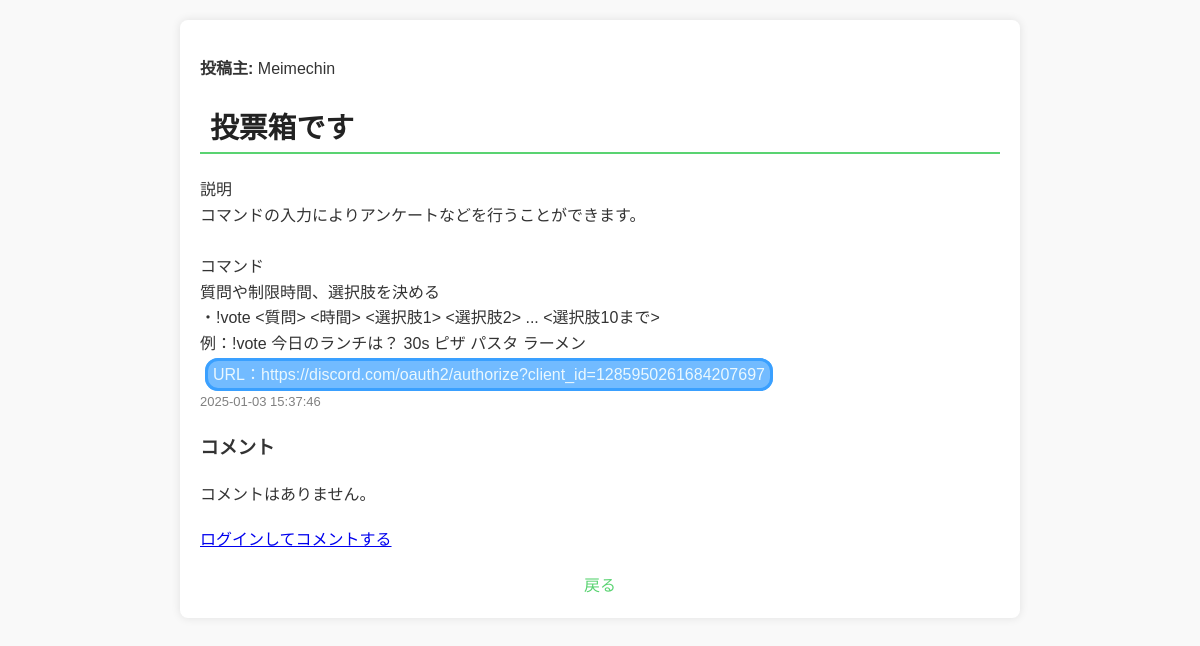
/post/1, run on the app's committed database.
### models.py (models this page shows, shortened)
class User(db.Model, UserMixin):
    id = db.Column(db.Integer, primary_key=True)
    username = db.Column(db.Text, unique=True, nullable=False)
    password = db.Column(db.LargeBinary, nullable=False)
    posts = db.relationship('Post', backref='author', lazy=True)

class Post(db.Model):
    id = db.Column(db.Integer, primary_key=True)
    type = db.Column(db.Integer, nullable=False, default=1)
    title = db.Column(db.Text, nullable=False)
    content = db.Column(db.Text, nullable=False)
    url = db.Column(db.Text, nullable=True)
    updated_at = db.Column(db.DateTime, nullable=False, default=datetime.utcnow)
    comments = db.relationship('Comment', backref='post', lazy=True, cascade="all, delete-orphan")
    user_id = db.Column(db.Integer, db.ForeignKey('user.id'), nullable=False)

### app.py (the view)
@app.route('/post/<int:post_id>', methods=['GET'])
def post_detail(post_id):
    post = Post.query.get(post_id)
    post.content = url_link(post.content)
    for comment in post.comments :
        comment.content = url_link(comment.content)
    if post.url == 'NULL':
        post.url = ''
    comments = Comment.query.filter_by(post_id=post_id).all()
    return render_template('post_detail.html', post=post, comments=comments)

### app.py (called while the page is built)
def url_link(content):
    pattern = r'(https?://[^\s]+)'
    return re.sub(pattern, r'<a href="\1" target="_blank">\1</a>', content).replace("\n", "<br>")

### templates/post_detail.html (shortened to what this page needs)
<!DOCTYPE html>
<html lang="ja">
<head>
    <link href="{{ url_for('static', filename='css/post_detail.css') }}" rel="stylesheet">
</head>
<body>
    <div class="container">
        <p><strong>投稿主:</strong> {{ post.author.username }}</p>
        <header>
            <h2>{{ post.title }}</h2>
        </header>
        <section class="post-info">
            <p>{{ post.content|safe }}</p>
            {% if post.url %}
                <p><a href="{{ post.url }}" target="_blank">URL：{{ post.url }}</a></p>
            {% endif %}
            <p id="data">{{ moment(post.updated_at).format('YYYY-MM-DD HH:mm:ss') }}</p>
        </section>
        <section class="comments">
            <h3>コメント</h3>
            {% if comments %}
                <ul>
                    {% for comment in comments %}
                        <li class="comment">
                            <p><strong>{{ comment.user.username }}:</strong> {{ comment.content|safe }}</p>
                        </li>
                    {% endfor %}
                </ul>
            {% else %}
                <p>コメントはありません。</p>
            {% endif %}
        </section>
        {% if session.user_id %}
            <section class="add-comment">
                <h4>コメントを追加する</h4>
                <form action="{{ url_for('comment', post_id=post.id) }}" method="post">
                    <textarea id="content" name="content" required></textarea>
                    <button type="submit">送信</button>
                </form>
            </section>
        {% else %}
            <p><a href="/login">ログインしてコメントする</a></p>
        {% endif %}
        <footer>
            <a href="/">戻る</a>
        </footer>
    </div>
</body>
</html>

### static/css/post_detail.css (style rules this page uses)
body { font-family: Arial, sans-serif; line-height: 1.6; margin: 0; padding: 0; background-color: #f9f9f9; color: #333; }
.container { max-width: 800px; min-width: 400px; margin: 20px auto; background: #fff; padding: 20px; box-shadow: 0 0 10px rgba(0, 0, 0, 0.1); border-radius: 8px; }
header { margin-bottom: 20px; }
header h2 { padding-left: 10px; border-bottom: 2px solid #59d371; font-size: 1.8em; color: #222; }
.post-info, .comments, .add-comment { margin-bottom: 20px; }
.post-info p { margin: 5px 0; }
.post-info #data { font-size: small; color:gray; }
.post-info a { color:#eaf8fe; background-color:#72bbff; border:3px solid #3aa0ff; margin:0px 5px; padding:5px; border-radius:13px; text-decoration: none; }
footer { text-align: center; margin-top: 20px; }
footer a { color: #59d371; text-decoration: none; }

### data on the page
User: author.username "Meimechin"
Post: title "投票箱です", content "説明 コマンドの入力によりアンケートなどを行うことができます。 コマンド 質問や制限時間、選択肢を決める ・!vote <質問> <時間> <選択肢1> <選択肢2> ... <選択肢10まで> 例：!vote 今日のランチは？ 30s ピザ パスタ ラーメン", url "https://discord.com/oauth2/authorize?client_id=1285950261684207697", updated_at "2025-01-03 15:37:46"
